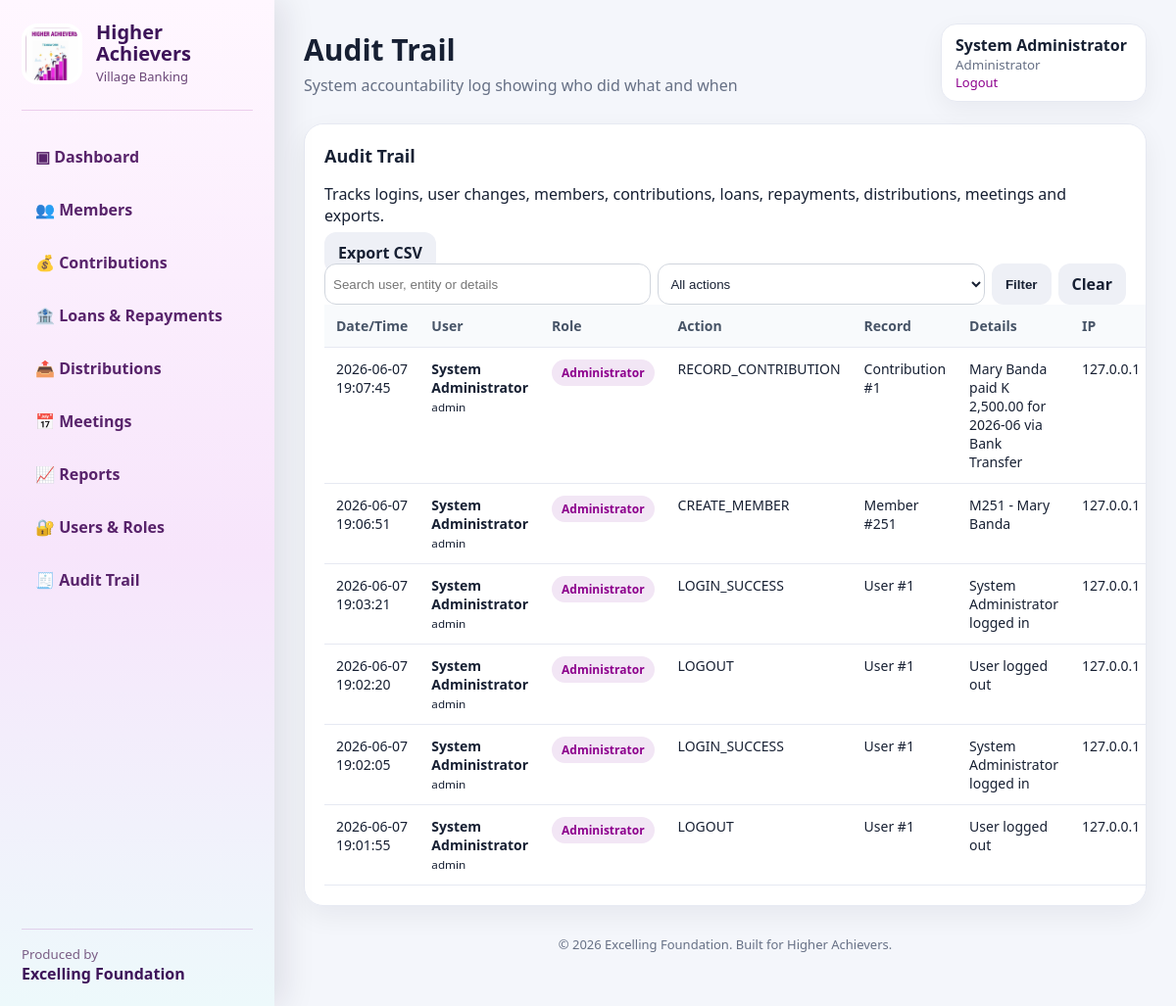
The app's page /audit (signed in) with its own data.
### app.py (models this page shows)
class AuditLog(db.Model):
    id = db.Column(db.Integer, primary_key=True)
    user_id = db.Column(db.Integer)
    username = db.Column(db.String(50))
    full_name = db.Column(db.String(120))
    role = db.Column(db.String(30))
    action = db.Column(db.String(80), nullable=False)
    entity = db.Column(db.String(80))
    entity_id = db.Column(db.String(40))
    details = db.Column(db.Text)
    ip_address = db.Column(db.String(60))
    created_at = db.Column(db.DateTime, default=datetime.utcnow, nullable=False)

### app.py (the view)
@app.route('/audit')
@login_required
@role_required('audit')
def audit_trail():
    q = request.args.get('q', '').strip()
    action = request.args.get('action', '').strip()
    query = AuditLog.query
    if q:
        like = f'%{q}%'
        query = query.filter(db.or_(AuditLog.username.like(like), AuditLog.full_name.like(like), AuditLog.entity.like(like), AuditLog.details.like(like)))
    if action:
        query = query.filter(AuditLog.action == action)
    logs = query.order_by(AuditLog.created_at.desc()).limit(500).all()
    actions = [row[0] for row in db.session.query(AuditLog.action).distinct().order_by(AuditLog.action).all()]
    return render_template('audit.html', logs=logs, q=q, action=action, actions=actions)

### app.py (called while the page is built)
def user_can(permission):
    user = session.get('user') or {}
    return permission in ROLE_PERMISSIONS.get(user.get('role'), [])

@app.context_processor
def inject_globals():
    return dict(payment_methods=PAYMENT_METHODS, interest_percent=int(INTEREST_RATE * 100), client_name=CLIENT_NAME, producer_name=PRODUCER_NAME, current_year=date.today().year, current_user=session.get('user'), user_can=user_can, roles=ROLES)

def login_required(view):
    @wraps(view)
    def wrapped(*args, **kwargs):
        if not session.get('user'):
            return redirect(url_for('login', next=request.path))
        return view(*args, **kwargs)
    return wrapped

def role_required(permission):
    def decorator(view):
        @wraps(view)
        def wrapped(*args, **kwargs):
            if not session.get('user'):
                return redirect(url_for('login', next=request.path))
            if not user_can(permission):
                flash('You do not have permission to access that section.', 'error')
                return redirect(url_for('dashboard'))
            return view(*args, **kwargs)
        return wrapped
    return decorator

### templates/audit.html (shortened to what this page needs)
{% extends 'base.html' %}
{% block page_title %}Audit Trail{% endblock %}
{% block subtitle %}System accountability log showing who did what and when{% endblock %}
{% block content %}
<section class="panel">
  <div class="section-head">
    <div>
      <h2>Audit Trail</h2>
      <p>Tracks logins, user changes, members, contributions, loans, repayments, distributions, meetings and exports.</p>
    </div>
    <a class="btn" href="{{ url_for('export_audit_csv') }}">Export CSV</a>
  </div>
  <form class="inline-form" method="get">
    <input type="search" name="q" placeholder="Search user, entity or details" value="{{ q }}">
    <select name="action">
      <option value="">All actions</option>
    </select>
    <button type="submit">Filter</button>
    <a class="btn secondary" href="{{ url_for('audit_trail') }}">Clear</a>
  </form>
  <div class="table-wrap">
    <table>
      <thead>
        <tr>
          <th>Date/Time</th>
          <th>User</th>
          <th>Role</th>
          <th>Action</th>
          <th>Record</th>
          <th>Details</th>
          <th>IP</th>
        </tr>
      </thead>
      <tbody>
        {% for log in logs %}
        <tr>
          <td>{{ log.created_at.strftime('%Y-%m-%d %H:%M:%S') }}</td>
          <td><strong>{{ log.full_name or log.username }}</strong><br><small>{{ log.username }}</small></td>
          <td><span class="badge">{{ log.role }}</span></td>
          <td>{{ log.action }}</td>
          <td>{{ log.entity or '' }} {% if log.entity_id %}#{{ log.entity_id }}{% endif %}</td>
          <td>{{ log.details or '' }}</td>
          <td>{{ log.ip_address or '' }}</td>
        </tr>
        {% else %}
        <tr><td colspan="7">No audit records found.</td></tr>
        {% endfor %}
      </tbody>
    </table>
  </div>
</section>
{% endblock %}

### templates/base.html (shortened to what this page needs)
<!doctype html>
<html lang="en">
<head>
  <link rel="stylesheet" href="{{ url_for('static', filename='style.css') }}">
</head>
<body>
  <aside class="sidebar">
    <div class="brand">
      <img src="{{ url_for('static', filename='higher-achievers-logo.jpeg') }}" alt="Higher Achievers logo">
      <div>
        <strong>{{ client_name }}</strong>
        <span>Village Banking</span>
      </div>
    </div>
    <nav>
      {% if user_can('dashboard') %}<a href="{{ url_for('dashboard') }}">▣ Dashboard</a>{% endif %}
      {% if user_can('members') %}<a href="{{ url_for('members') }}">👥 Members</a>{% endif %}
      {% if user_can('contributions') %}<a href="{{ url_for('contributions') }}">💰 Contributions</a>{% endif %}
      {% if user_can('loans') %}<a href="{{ url_for('loans') }}">🏦 Loans & Repayments</a>{% endif %}
      {% if user_can('distributions') %}<a href="{{ url_for('distributions') }}">📤 Distributions</a>{% endif %}
      {% if user_can('meetings') %}<a href="{{ url_for('meetings') }}">📅 Meetings</a>{% endif %}
      {% if user_can('reports') %}<a href="{{ url_for('reports') }}">📈 Reports</a>{% endif %}
      {% if user_can('users') %}<a href="{{ url_for('users') }}">🔐 Users & Roles</a>{% endif %}
      {% if user_can('audit') %}<a href="{{ url_for('audit_trail') }}">🧾 Audit Trail</a>{% endif %}
    </nav>
    <div class="sidebar-footer">
      <small>Produced by</small>
      <strong>{{ producer_name }}</strong>
    </div>
  </aside>
  <main class="main">
    <header class="topbar">
      <div>
        <h1>{% block page_title %}Village Banking System{% endblock %}</h1>
        <p>{% block subtitle %}Professional community finance management{% endblock %}</p>
      </div>
      <div class="user-pill">
        <span>{{ current_user.full_name if current_user else 'Guest' }}</span>
        <small>{{ current_user.role if current_user else '' }}</small>
        {% if current_user %}<a href="{{ url_for('logout') }}">Logout</a>{% endif %}
      </div>
    </header>
    {% block content %}{% endblock %}
    <footer class="footer">© {{ current_year }} {{ producer_name }}. Built for {{ client_name }}.</footer>
  </main>
</body>
</html>

### static/style.css (style rules this page uses)
:root { --purple:#8d008d;--magenta:#d100b8;--teal:#0f8c9a;--ink:#172033;--muted:#667085;--bg:#f4f6fb;--card:#fff;--border:#e6e9f2;--good:#12805c;--warn:#b54708;--bad:#b42318 }
* { box-sizing:border-box }
body { margin:0;background:var(--bg);color:var(--ink);font-family:Segoe UI,Arial,sans-serif }
.sidebar { position:fixed;inset:0 auto 0 0;width:280px;background:linear-gradient(180deg,#fff7ff,#f7e5fb 55%,#edf9fb);color:#3d1459;padding:22px;display:flex;flex-direction:column;box-shadow:10px 0 30px rgba(28,21,52,.10);z-index:2 }
.brand { display:flex;align-items:center;gap:14px;padding-bottom:24px;border-bottom:1px solid rgba(141,0,141,.16) }
.brand img { width:62px;height:62px;border-radius:16px;object-fit:cover;background:white;padding:4px }
.brand strong { display:block;font-size:20px;line-height:1.1 }
.brand span { font-size:13px;color:#6b4778 }
.sidebar nav { display:grid;gap:8px;margin-top:24px }
.sidebar a { color:#4b135f;text-decoration:none;padding:12px 14px;border-radius:12px;font-weight:600;opacity:.92 }
.sidebar-footer { margin-top:auto;padding-top:16px;border-top:1px solid rgba(141,0,141,.16) }
.sidebar-footer small { display:block;color:#7a5d85 }
.main { margin-left:280px;min-height:100vh;padding:24px 30px }
.topbar { display:flex;justify-content:space-between;align-items:center;margin-bottom:22px;gap:20px }
.topbar h1 { margin:0;font-size:30px }
.topbar p { margin:5px 0 0;color:var(--muted) }
.user-pill { background:white;border:1px solid var(--border);border-radius:16px;padding:10px 14px;display:grid;min-width:210px;box-shadow:0 8px 25px rgba(16,24,40,.05) }
.user-pill span { font-weight:700 }
.user-pill small { color:var(--muted) }
.user-pill a { color:var(--purple);font-size:13px;text-decoration:none }
.panel { background:white;border:1px solid var(--border);border-radius:20px;padding:20px;box-shadow:0 10px 28px rgba(16,24,40,.06);overflow:auto }
.panel h2 { margin:0;font-size:18px }
.badge { display:inline-flex;align-items:center;background:#f2e6f5;color:var(--purple);border-radius:999px;padding:5px 10px;font-size:12px;font-weight:700 }
table { width:100%;border-collapse:collapse;font-size:14px }
th { text-align:left;color:#475467;background:#f8fafc;padding:12px;border-bottom:1px solid var(--border);white-space:nowrap }
td { padding:12px;border-bottom:1px solid var(--border);vertical-align:top }
.btn,button { border:0;border-radius:12px;background:#eef0f6;color:var(--ink);padding:10px 14px;font-weight:800;text-decoration:none;cursor:pointer }
input,select,textarea { width:100%;border:1px solid #d0d5dd;border-radius:12px;padding:11px;background:white;color:var(--ink) }
.inline-form { display:flex;gap:7px;min-width:360px }
.inline-form input,.inline-form select { padding:8px }
.footer { color:var(--muted);font-size:13px;text-align:center;padding:30px }
.sidebar .brand strong { color:#3d1459 }
.sidebar-footer strong { color:#3d1459 }

### records on screen
AuditLog: created_at "2026-06-07 19:07:45", full_name "System Administrator", username "admin", role "Administrator", action "RECORD_CONTRIBUTION", entity "Contribution", entity_id "1", details "Mary Banda paid K 2,500.00 for 2026-06 via Bank Transfer", ip_address "127.0.0.1"
AuditLog: created_at "2026-06-07 19:06:51", full_name "System Administrator", username "admin", role "Administrator", action "CREATE_MEMBER", entity "Member", entity_id "251", details "M251 - Mary Banda", ip_address "127.0.0.1"
AuditLog: created_at "2026-06-07 19:03:21", full_name "System Administrator", username "admin", role "Administrator", action "LOGIN_SUCCESS", entity "User", entity_id "1", details "System Administrator logged in", ip_address "127.0.0.1"
AuditLog: created_at "2026-06-07 19:02:20", full_name "System Administrator", username "admin", role "Administrator", action "LOGOUT", entity "User", entity_id "1", details "User logged out", ip_address "127.0.0.1"
AuditLog: created_at "2026-06-07 19:02:05", full_name "System Administrator", username "admin", role "Administrator", action "LOGIN_SUCCESS", entity "User", entity_id "1", details "System Administrator logged in", ip_address "127.0.0.1"
AuditLog: created_at "2026-06-07 19:01:55", full_name "System Administrator", username "admin", role "Administrator", action "LOGOUT", entity "User", entity_id "1", details "User logged out", ip_address "127.0.0.1"

### other values on screen
{{ client_name }} "Higher Achievers"
{{ producer_name }} "Excelling Foundation"
{{ current_user.full_name if current_user else 'Guest' }} "System Administrator"
{{ current_user.role if current_user else '' }} "Administrator"
